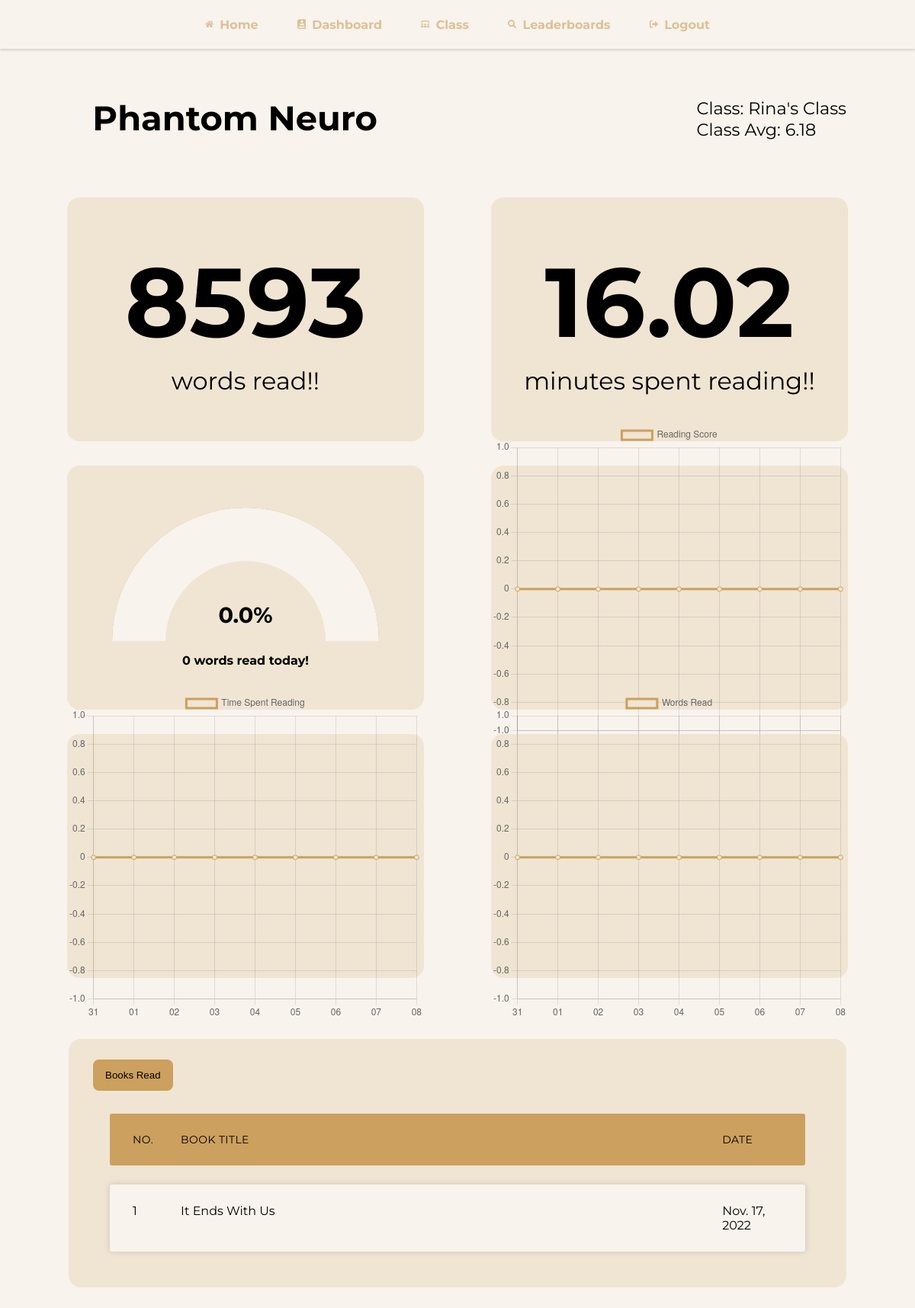
The page /class/student/1 (signed in) on the database its author committed.
### main/models.py (models this page shows, shortened)
class profile(models.Model):
    user= models.OneToOneField(User, on_delete=models.CASCADE)
    clas = models.ForeignKey('clas', on_delete=models.PROTECT, null=True)
    genres = models.JSONField(null=True)
    location = models.CharField(max_length=60, null=True)
    completed = models.BooleanField(default=False)
    words = models.IntegerField(default=0)
    time = models.DecimalField(default=0,decimal_places=3, max_digits=19)
    score = models.DecimalField(default=0,decimal_places=2, max_digits=19)

class clas(models.Model):
    teacher = models.OneToOneField(teacher, on_delete=models.CASCADE)
    name = models.CharField(null=True,max_length=40)
    code = models.CharField(default= shortuuid.ShortUUID().random(length=5).upper(), editable=True, max_length=5)
    students = models.ManyToManyField(User, null=True)
    goal = models.IntegerField(default=10000)
    avg = models.DecimalField(null=True,max_digits=19,decimal_places=2)
    def __str__(self):
        return self.name

class ReadBook(models.Model):
    user = models.ForeignKey(User, on_delete=models.CASCADE)
    book = models.ForeignKey(ebook, on_delete=models.CASCADE)
    words = models.IntegerField(default=0)
    time = models.IntegerField(default=0)
    completed = models.BooleanField(default=False)
    finished = models.DateField(null=True)
    score = models.DecimalField(default=0,decimal_places=2, max_digits=19)

class ebook(models.Model):
    clas = models.ForeignKey(clas, on_delete=models.CASCADE)
    name = models.CharField(max_length=40)
    deadline = models.DateField()
    students = models.ManyToManyField(User, null=True)
    book = models.FileField()
    cover = models.FileField(null=True)
    words = models.IntegerField(null=True)
    avg = models.IntegerField(null=True)
    description = models.TextField(max_length=300, null=True)

### main/views.py (the view)
# urls.py: path('class/student/<id>', views.StudentView),
def StudentView(request, id):
    user = User.objects.get(id=id)
    teach = User.objects.get(id=request.user.id)
    if not request.user.is_authenticated:
        return redirect('/login')
    if not teacher.objects.filter(user=teach):
        return redirect('/dashboard')
    try:
        prof = profile.objects.get(user=user)
    except:
        return HttpResponse('404 Not found')
    books= ReadBook.objects.filter(user=user,completed=True)
    classs = prof.clas
    goal = classs.goal
    try:
        readDay=reading_day.objects.get(user=user, date=datetime.date.today())
        read = readDay.words
        print(read)
    except:
        read = 0
    percent = round((read/goal)*100,2)
    deg = (read/goal)*180
    if read>goal:
        deg = 180
    print(deg, percent)
    days = reading_day.objects.filter(user=user).order_by('-date')
    d = datetime.datetime.now()
    dates = []
    scores = []
    reads = []
    times = []
    for y in range(10):
        for x in reversed(days):
            print(x.date)
            print(d-datetime.timedelta(days=9-y))
            if x.date == (d-datetime.timedelta(days=9-y)).date():
                dates.append(x.date.strftime("%d"))
                scores.append(round(x.words/x.time,1))
                reads.append(round(x.words,1))
                times.append(round(x.time,1))
            elif x == days[0]:
                if len(dates) != y:
                    dates.append((d-datetime.timedelta(days=9-y)).date().strftime("%d"))
                    scores.append(0)
                    reads.append(0)
                    times.append(0)
    return render(request, 'StudentView.html', {'prof':prof,'books':books,'percent':percent,'read':read,'deg':deg, 'words': prof.words,'time':round(prof.time/60,2), 'dates':dates, 'scores':scores, 'reads':reads,'times':times})

### main/templates/StudentView.html (shortened to what this page needs)
{% load static %}
<!DOCTYPE html>
<html lang="en">
<head>
    <link rel="stylesheet" href="{% static 'StudentView.css' %}">
</head>
<body class="body" style="overflow-x: hidden;">
    <nav class="desk">
        <ul>
            <li>
                <a href="/" class="NavBtn">
                    <div class="NavDiv">
                    Home
                </div>
            </a>
            </li>
            <li>
                <a href="/dashboard" class="NavBtn">
                    <div class="NavDiv">
                      Dashboard
                </div>
            </a>
            </li>
            <li>
                <a href="/class" class="NavBtn">
           <div class="NavDiv">
            Class
        </div>
    </a>
        </li>
                    <li>
                <a href="/leaderboards" class="NavBtn">
           <div class="NavDiv">
            Leaderboards
        </div>
    </a>
        </li>
        <li>
        <a class="NavBtn"  href="/logout">
            <div class="NavDiv">
            Logout
            </div>
        </a>
        </li>
        </ul>
    </nav>
    <div class="wrap">
        <h1 class="headTitle">{{prof.user.first_name}} {{prof.user.last_name}}</h1>
        <div>
            <a href="/class" style="text-decoration: none;color:black;">
            <p class="clas">Class: {{prof.clas}}</p>
            <p class="clas">Class Avg: {{prof.clas.avg}}</p>
        </a>
        </div>
    </div>
<div class="bottomWrap">
  <div class="bottom">
    <div class="LeftCard">
    <div class="LeftCardWrap">
      <h1 class="BIG">{{words}}</h1>
      <p class="small">words read!!</p>
    </div>
    </div>
    <div class="RightCard">
      <div class="LeftCardWrap">
        <h1 class="BIG">{{time}}</h1>
        <p class="small">minutes spent reading!!</p>
      </div>
    </div>
</div>
<div class="bottom" style="">
  <div class="LeftCard">
  <div class="LeftCardWrap">
  <div class="gauge" style="--rotation:{{deg}}deg;">
      <div class="mask"></div>
      <span class="value">{{percent}}%</span>
  </div>
  <p class="pText">{{read}} words read today!</p>
  </div>
  </div>
  <div class="RightCard">
    <div class="RightCardWrap">
      <canvas id="myChart"></canvas>
    </div>
  </div>
</div>
<div class="bottom" style="">
  <div class="LeftCard">
  <div class="RightCardWrap">
    <canvas id="myChartTime"></canvas>
  </div>
  </div>
  <div class="RightCard">
    <div class="RightCardWrap">
      <canvas id="myChartRead"></canvas>
    </div>
  </div>
</div>
</div>
    <div class="topBG">
        <div class="tab">
            <button id="glob" class="tablinks" onclick="openCity(event, 'books')">Books Read</button>
          </div>
        <div id="books"  class="tabcontent">
        <div class="container">
            <ul class="responsive-table">
              <li class="table-header">
                <div class="col col-1">No.</div>
                <div class="col col-2">Book Title</div>
                <div class="col col-3">Date</div>
              </li>
              {% for x in books %}
              <a href="/class/book/{{x.id}}" style="text-decoration: none;color:black;">
              <li class="table-row">
                <div class="col col-1" data-label="No.">{{forloop.counter}}</div>
                <div class="col col-2" data-label="Book Title">{{x.book.name}}</div>
                <div class="col col-3" data-label="Date">{{x.finished}}</div>
              </li>
            </a>
              {% endfor %}
            </ul>
          </div>
        </div>
    </div>
    <script>
      /*
        var xValues = [12,13,14,15,16,17,18];
        var yValues = [0,0,0,11,14,14,15];
      */
        var yValues = {{scores}}
        var xValues = {{dates|safe}}
        new Chart("myChart", {
        type: "line",
        data: {
            labels: xValues,
            datasets: [{
            label: 'Reading Score',
            backgroundColor: "#f0e5d3",
            borderColor: "#cca05e",
            data: yValues
            }]
        },
  options:{
    responsive: true,
    maintainAspectRatio: false,
  }
});
      /*
        var xValues = [12,13,14,15,16,17,18];
        var yValues = [0,0,0,11,14,14,15];
      */
        var yValues = {{reads}}
        var xValues = {{dates|safe}}
        new Chart("myChartRead", {
        type: "line",
        data: {
            labels: xValues,
            datasets: [{
            label: 'Words Read',
            backgroundColor: "#f0e5d3",
            borderColor: "#cca05e",
            data: yValues
            }]
        },
  options:{
    responsive: true,
    maintainAspectRatio: false,
  }
});
        var yValues = {{times}}
        var xValues = {{dates|safe}}
        new Chart("myChartTime", {
        type: "line",
        data: {
            labels: xValues,
            datasets: [{
            label: 'Time Spent Reading',
            backgroundColor: "#f0e5d3",
            borderColor: "#cca05e",
            data: yValues
            }]
        },
  options:{
    responsive: true,
    maintainAspectRatio: false,
  }
});
    </script>
</body>
</html>

### main/static/StudentView.css (style rules this page uses)
body { background-color: #f8f3ed; font-family: "Montserrat"; width: 100%; height: 100%; }
* { padding: 0; margin: 0; }
nav { background-color: #f8f3ed; width: 100vw; height: 8vh; box-shadow: rgba(0, 0, 0, 0.14) 0px 2px 3px; display: grid; justify-content: center; align-items: center; }
nav ul { display: flex; justify-content: space-evenly; width: 60vw; }
nav ul li { list-style: none; }
.NavBtn { color: #cca05e; vertical-align: middle; text-decoration: none; }
.NavDiv { padding: 0.7em 1.4em; font-weight: bold; display: flex; border-radius: 10em; align-items: center; transition-duration: 0.2s; opacity: 0.6; }
.BtnIcon { aspect-ratio: 1; padding-right: 0.5em; width: 1.2em; height: 1.2em; }
.container { padding-top: 1.5em; max-width: 100%; margin-left: auto; margin-right: auto; padding-left: 10px; padding-right: 10px; }
.responsive-table li { border-radius: 3px; padding: 25px 30px; display: flex; justify-content: space-between; margin-bottom: 25px; transition-duration: 0.3s; }
.responsive-table .table-header { background-color: #cca05e; font-size: 14px; text-transform: uppercase; letter-spacing: 0.03em; }
.responsive-table .table-row { background-color: #f8f3ed; box-shadow: 0px 0px 9px 0px rgba(0, 0, 0, 0.15); }
.responsive-table .col-1 { flex-basis: 8%; }
.responsive-table .col-2 { flex-basis: 90%; }
.responsive-table .col-3 { flex-basis: 10%; }
.topBG { width: 100%; margin-bottom: 3.5em; border-radius: 1em; background-color: #f0e5d3; padding: 1em 2em; overflow-y: hidden; }
.headTitle { font-size: 2.8em; font-weight: bold; margin-left: 0.7em; margin-bottom: 0.2em; }
.wrap { width: 85vw; margin: 3.5em auto 0 auto; }
.tab { margin-top: 0.7em; overflow: hidden; }
.tab button { background-color: #f8f3ed; border-radius: 0.6em; margin-right: 1.4em; float: left; border: none; outline: none; cursor: pointer; padding: 13px 16px; transition: 0.3s; }
.tab button.active { background-color: #cca05e; }
.tabcontent { display: none; padding: 6px 12px; }
.BIG { font-size: 8em; text-align: center; }
.small { text-align: center; font-size: 2em; margin-top: 0.2em; }
.bottom { width: 100%; margin-top: 2em; display: flex; justify-content: space-evenly; }
.LeftCard { height: 20em; border-radius: 1em; width: 39%; background-color: #f0e5d3; display: flex; justify-content: center; align-items: center; transition-duration: 0.4s; }
.gauge { position: relative; border-radius: 50%/100% 100% 0 0; background-color: var(--color, #a22); overflow: hidden; width: 350px; --color: #cca05e; --background:#f8f3ed; transition-duration: 0.4s; }
.gauge:before { content: ""; display: block; padding-top: 50%; }
.gauge .mask { position: absolute; left: 20%; right: 20%; bottom: 0; top: 40%; background-color: #f0e5d3; border-radius: 50%/100% 100% 0 0; }
.gauge .value { position: absolute; bottom: 0%; left: 0; width: 100%; text-align: center; font-size: 1.8em; font-weight: bold; padding-bottom: 0.6em; }
.body { background-color: #f8f3ed; font-family: "Montserrat"; }
.clas { font-size: 1.4em; }
.RightCardWrap canvas { width: 185%; }
.topBG { width: 85vw; border-radius: 1em; background-color: #f0e5d3; margin: 5em auto 4em auto; }
.RightCard { height: 20em; border-radius: 1em; width: 39%; background-color: #f0e5d3; display: flex; justify-content: center; align-items: center; transition-duration: 0.4s; }
.headTitle { font-size: 2.8em; font-weight: bold; margin-bottom: 1em; margin-left: 0.7em; }
.wrap { justify-content: space-between; display: flex; width: 85vw; margin: 4em auto 0 auto; }
.pText { margin-top: 1em; width: 100%; font-size: 1em; font-weight: bold; text-align: center; }
* { margin: 0; padding: 0; box-sizing: border-box; }

### rows shown on the page
profile: user.first_name "Phantom", user.last_name "Neuro", clas "Rina's Class", clas.avg "6.18"
ReadBook: book.name "It Ends With Us", finished "Nov. 17, 2022"

### other values the page prints
{{ words }} "8593"
{{ time }} "16.02"
{{ percent }} "0.0"
{{ read }} "0"
chart data {{ scores }} [0, 0, 0, 0, 0, 0, 0, 0, 0]
chart data {{ reads }} [0, 0, 0, 0, 0, 0, 0, 0, 0]
chart data {{ dates|safe }} ['31', '01', '02', '03', '04', '05', '06', '07', '08']
